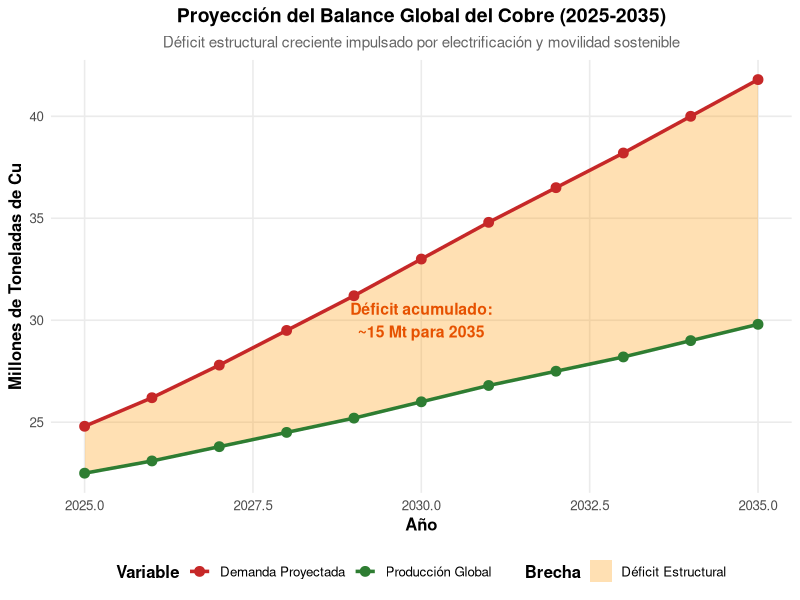
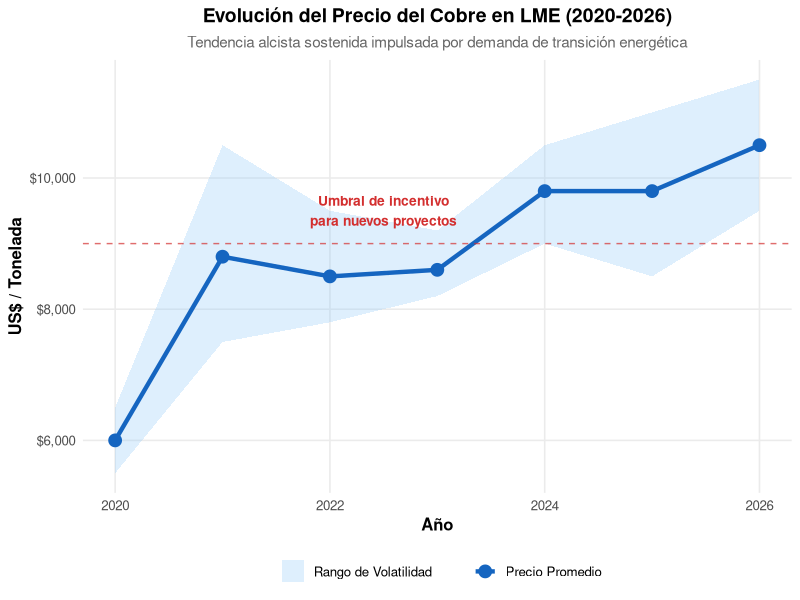
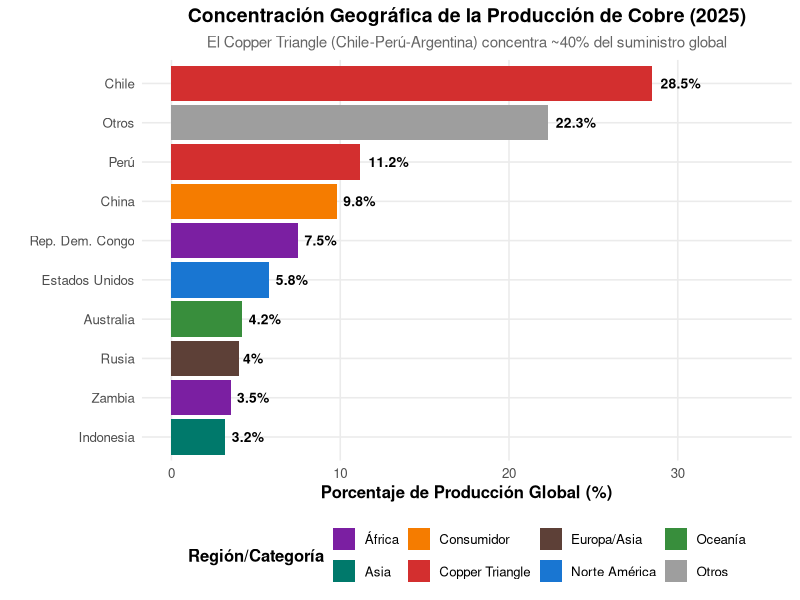
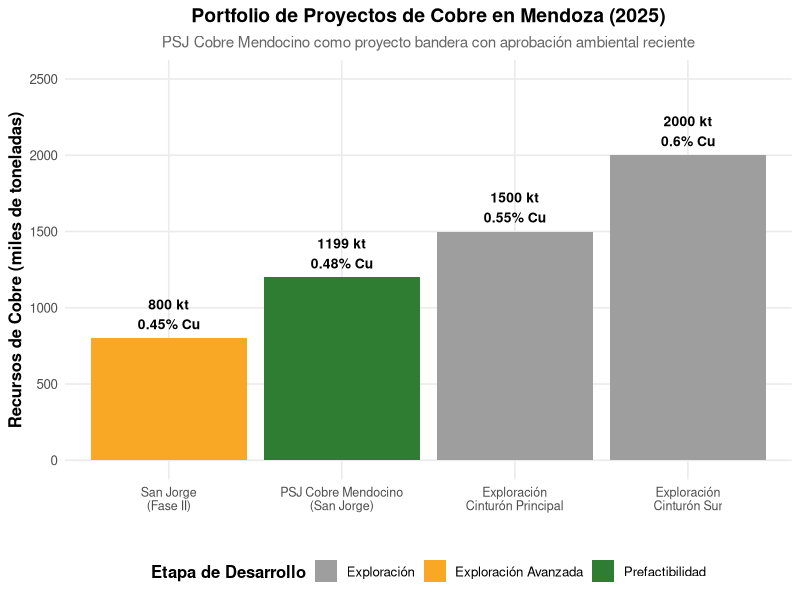
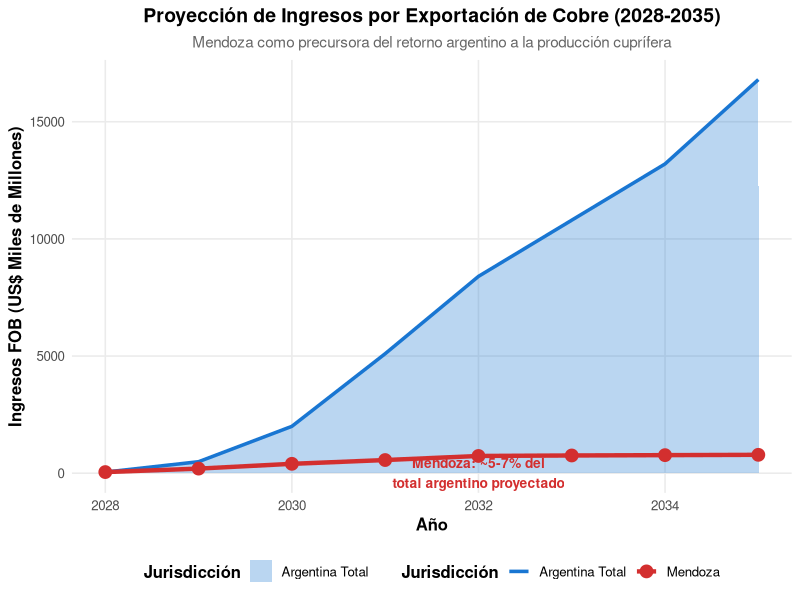

R code for these plots, in order:
## ---- chunk 1
knitr::opts_chunk$set(echo = FALSE, message = FALSE, warning = FALSE, 
                      fig.align = 'center', fig.width = 10, fig.height = 6)

library(ggplot2)
library(dplyr)
library(tidyr)
library(scales)
library(ggrepel)
library(knitr)
library(kableExtra)

theme_set(theme_minimal(base_size = 12) + 
          theme(
            plot.title = element_text(face = "bold", size = 14, hjust = 0.5),
            plot.subtitle = element_text(size = 11, hjust = 0.5, color = "gray40"),
            axis.title = element_text(face = "bold"),
            panel.grid.minor = element_blank(),
            legend.position = "bottom",
            legend.title = element_text(face = "bold")
          ))
## ---- chunk 2
copper_balance <- data.frame(
  año = 2025:2035,
  produccion = c(22.5, 23.1, 23.8, 24.5, 25.2, 26.0, 26.8, 27.5, 28.2, 29.0, 29.8),
  demanda = c(24.8, 26.2, 27.8, 29.5, 31.2, 33.0, 34.8, 36.5, 38.2, 40.0, 41.8)
)

ggplot(copper_balance, aes(x = año)) +
  geom_ribbon(aes(ymin = produccion, ymax = demanda, fill = "Déficit Estructural"), 
              alpha = 0.3) +
  geom_line(aes(y = produccion, color = "Producción Global"), linewidth = 1.2) +
  geom_line(aes(y = demanda, color = "Demanda Proyectada"), linewidth = 1.2) +
  geom_point(aes(y = produccion, color = "Producción Global"), size = 3) +
  geom_point(aes(y = demanda, color = "Demanda Proyectada"), size = 3) +
  scale_color_manual(values = c("Producción Global" = "#2E7D32", 
                               "Demanda Proyectada" = "#C62828")) +
  scale_fill_manual(values = c("Déficit Estructural" = "#FF9800")) +
  labs(x = "Año", y = "Millones de Toneladas de Cu",
       title = "Proyección del Balance Global del Cobre (2025-2035)",
       subtitle = "Déficit estructural creciente impulsado por electrificación y movilidad sostenible",
       color = "Variable", fill = "Brecha") +
  theme(legend.position = "bottom") +
  annotate("text", x = 2030, y = 30, 
           label = "Déficit acumulado:\n~15 Mt para 2035", 
           color = "#E65100", fontface = "bold", size = 4)
## ---- chunk 3
copper_price <- data.frame(
  año = 2020:2026,
  precio_min = c(5500, 7500, 7800, 8200, 9000, 8500, 9500),
  precio_max = c(6500, 10500, 9500, 9200, 10500, 11000, 11500),
  precio_promedio = c(6000, 8800, 8500, 8600, 9800, 9800, 10500)
)

ggplot(copper_price, aes(x = año)) +
  geom_ribbon(aes(ymin = precio_min, ymax = precio_max, fill = "Rango de Volatilidad"), alpha = 0.3) +
  geom_line(aes(y = precio_promedio, color = "Precio Promedio"), linewidth = 1.5) +
  geom_point(aes(y = precio_promedio, color = "Precio Promedio"), size = 4) +
  scale_color_manual(values = c("Precio Promedio" = "#1565C0")) +
  scale_fill_manual(values = c("Rango de Volatilidad" = "#90CAF9")) +
  geom_hline(yintercept = 9000, linetype = "dashed", color = "#D32F2F", alpha = 0.7) +
  annotate("text", x = 2022.5, y = 9500, label = "Umbral de incentivo\npara nuevos proyectos", 
           color = "#D32F2F", fontface = "bold", size = 3.5) +
  labs(x = "Año", y = "US$ / Tonelada",
       title = "Evolución del Precio del Cobre en LME (2020-2026)",
       subtitle = "Tendencia alcista sostenida impulsada por demanda de transición energética",
       color = "", fill = "") +
  scale_y_continuous(labels = dollar_format(prefix = "$", suffix = "")) +
  theme(legend.position = "bottom")
## ---- chunk 4
copper_share <- data.frame(
  país = c("Chile", "Perú", "China", "Rep. Dem. Congo", "Estados Unidos", 
           "Australia", "Rusia", "Zambia", "Indonesia", "Otros"),
  cuota = c(28.5, 11.2, 9.8, 7.5, 5.8, 4.2, 4.0, 3.5, 3.2, 22.3),
  categoria = c("Copper Triangle", "Copper Triangle", "Consumidor", "África", 
                "Norte América", "Oceanía", "Europa/Asia", "África", "Asia", "Otros")
)

copper_share$país <- factor(copper_share$país, levels = copper_share$país[order(copper_share$cuota)])

ggplot(copper_share, aes(x = país, y = cuota, fill = categoria)) +
  geom_col() +
  coord_flip() +
  geom_text(aes(label = paste0(cuota, "%")), hjust = -0.2, size = 3.5, fontface = "bold") +
  scale_fill_manual(values = c("Copper Triangle" = "#D32F2F", 
                               "Consumidor" = "#F57C00",
                               "África" = "#7B1FA2", 
                               "Norte América" = "#1976D2",
                               "Oceanía" = "#388E3C",
                               "Europa/Asia" = "#5D4037",
                               "Asia" = "#00796B",
                               "Otros" = "#9E9E9E")) +
  labs(x = "", y = "Porcentaje de Producción Global (%)",
       title = "Concentración Geográfica de la Producción de Cobre (2025)",
       subtitle = "El Copper Triangle (Chile-Perú-Argentina) concentra ~40% del suministro global",
       fill = "Región/Categoría") +
  theme(legend.position = "bottom") +
  ylim(0, 35)
## ---- chunk 5
mendoza_projects <- data.frame(
  proyecto = c("PSJ Cobre Mendocino\n(San Jorge)", "San Jorge\n(Fase II)", 
               "Exploración\nCinturón Principal", "Exploración\nCinturón Sur"),
  recursos_kt = c(1199, 800, 1500, 2000),
  ley_cu = c(0.48, 0.45, 0.55, 0.60),
  inversion_millones = c(559, 400, 200, 300),
  etapa = c("Prefactibilidad", "Exploración Avanzada", "Exploración", "Exploración"),
  produccion_anual = c(40, 30, 0, 0)
)

mendoza_projects$proyecto <- factor(mendoza_projects$proyecto, 
                                   levels = mendoza_projects$proyecto[order(mendoza_projects$recursos_kt)])

ggplot(mendoza_projects, aes(x = proyecto, y = recursos_kt, fill = etapa)) +
  geom_col() +
  geom_text(aes(label = paste0(recursos_kt, " kt\n", ley_cu, "% Cu")), 
            vjust = -0.3, size = 3.5, fontface = "bold") +
  scale_fill_manual(values = c("Prefactibilidad" = "#2E7D32", 
                               "Exploración Avanzada" = "#F9A825",
                               "Exploración" = "#9E9E9E")) +
  labs(x = "", y = "Recursos de Cobre (miles de toneladas)",
       title = "Portfolio de Proyectos de Cobre en Mendoza (2025)",
       subtitle = "PSJ Cobre Mendocino como proyecto bandera con aprobación ambiental reciente",
       fill = "Etapa de Desarrollo") +
  theme(legend.position = "bottom", axis.text.x = element_text(size = 9)) +
  ylim(0, 2500)
## ---- chunk 6
mendoza_metrics <- data.frame(
  indicador = c("Inversión Total", "Producción Etapa I", "Producción Etapa II", 
                "Vida Útil Inicial", "Vida Útil Extendida", "Ley de Cobre",
                "Recursos Totales", "Empleos Directos (est.)", "Ingreso Fiscal Anual (est.)"),
  valor = c("559 millones", "40.000", "70.000", 
            "16", "27", "0,48",
            "1199", "1500-2000", "50-80 millones"),
  unidad = c("USD", "ton/año", "ton/año", "años", "años", "% Cu", "kt Cu", "puestos", "USD/año")
)

kable(mendoza_metrics, 
      col.names = c("Indicador", "Valor", "Unidad"),
      booktabs = TRUE,
      format = "html",
      escape = FALSE,
      table.attr = 'style="margin-top: 1em;"'
) %>%
  kable_styling(
    bootstrap_options = c("striped", "hover", "condensed"),
    full_width = FALSE,
    position = "center",
    font_size = 12
  ) %>%
  row_spec(0, bold = TRUE, background = "#E3F2FD") %>%
  footnote(
    general = "Tabla 1. Métricas Operativas del Proyecto PSJ Cobre Mendocino (2025)",
    general_title = "",
    footnote_as_chunk = TRUE,
    escape = FALSE
  )
## ---- chunk 7
export_proj <- data.frame(
  año = 2028:2035,
  mendoza_kt = c(5, 20, 40, 55, 70, 70, 70, 70),
  argentina_total_kt = c(5, 50, 200, 500, 800, 1000, 1200, 1500),
  precio_usd_ton = c(9500, 9800, 10000, 10200, 10500, 10800, 11000, 11200)
) %>%
  mutate(
    mendoza_usd_millones = mendoza_kt * precio_usd_ton / 1000,
    argentina_usd_millones = argentina_total_kt * precio_usd_ton / 1000,
    mendoza_participacion = mendoza_kt / argentina_total_kt * 100
  )

ggplot(export_proj, aes(x = año)) +
  geom_area(aes(y = argentina_usd_millones, fill = "Argentina Total"), alpha = 0.3) +
  geom_line(aes(y = argentina_usd_millones, color = "Argentina Total"), linewidth = 1.2) +
  geom_line(aes(y = mendoza_usd_millones, color = "Mendoza"), linewidth = 1.5) +
  geom_point(aes(y = mendoza_usd_millones, color = "Mendoza"), size = 4) +
  scale_color_manual(values = c("Argentina Total" = "#1976D2", "Mendoza" = "#D32F2F")) +
  scale_fill_manual(values = c("Argentina Total" = "#1976D2")) +
  labs(x = "Año", y = "Ingresos FOB (US$ Miles de Millones)",
       title = "Proyección de Ingresos por Exportación de Cobre (2028-2035)",
       subtitle = "Mendoza como precursora del retorno argentino a la producción cuprífera",
       color = "Jurisdicción", fill = "Jurisdicción") +
  theme(legend.position = "bottom") +
  annotate("text", x = 2032, y = 6, 
           label = "Mendoza: ~5-7% del\ntotal argentino proyectado", 
           color = "#D32F2F", fontface = "bold", size = 3.5)
